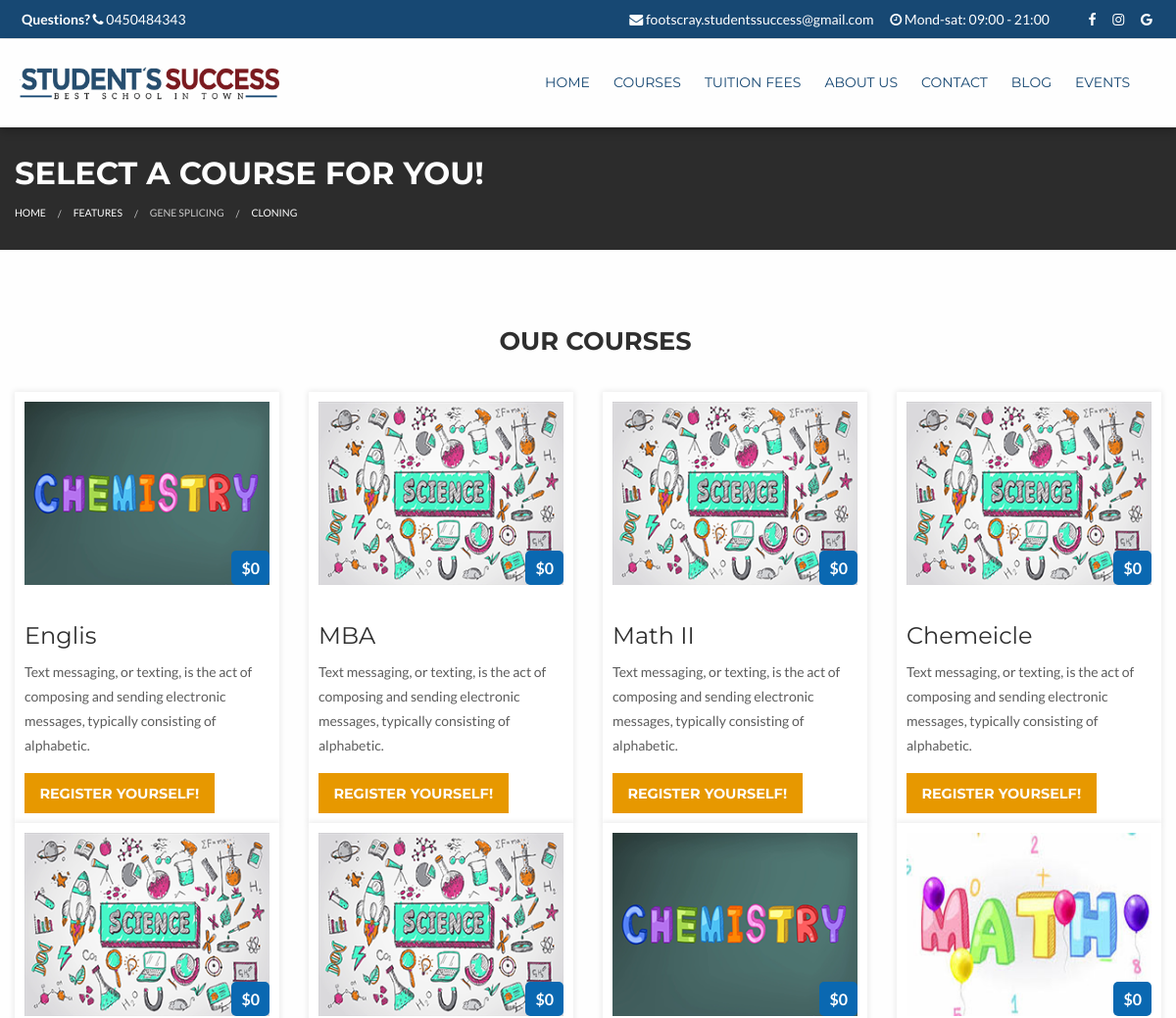
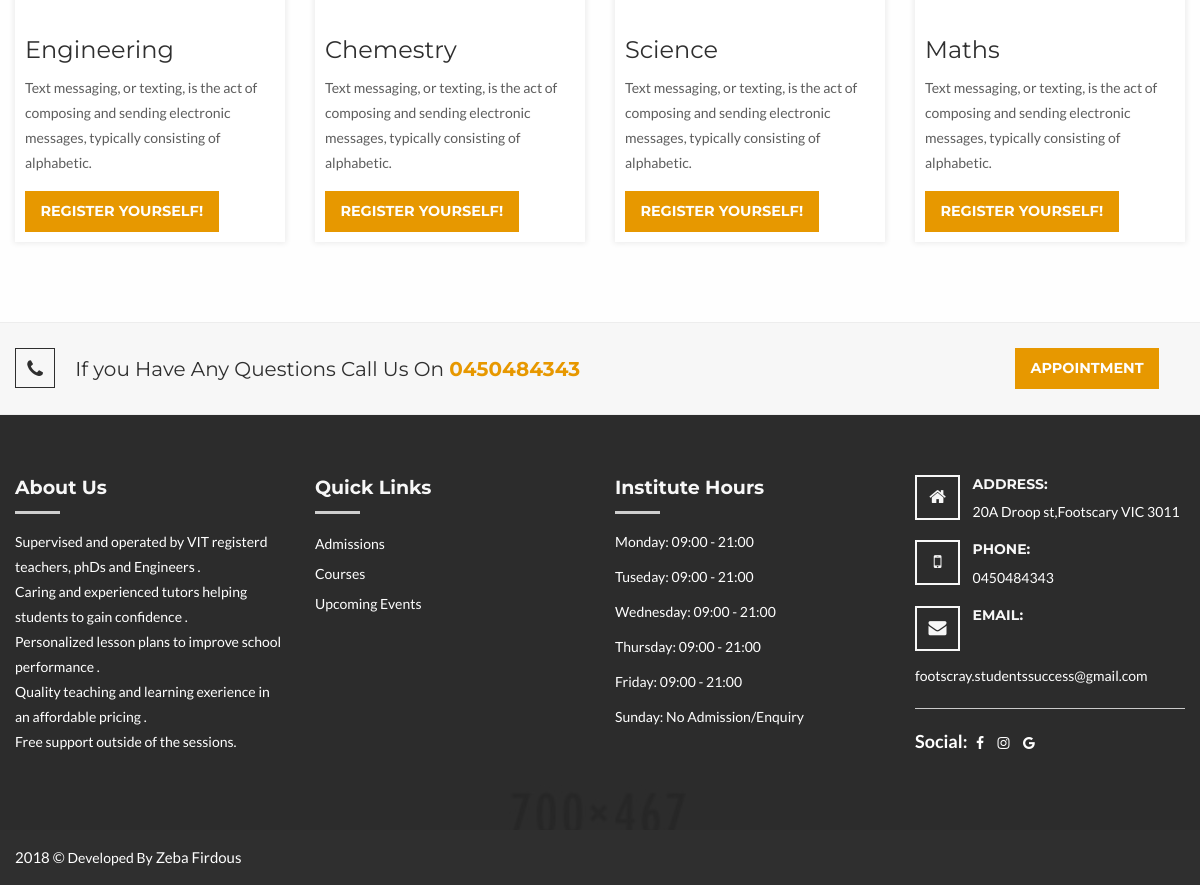
The app's page /website/index.php/courses with its own data (2 pictures, top to bottom).
### tables this page shows
CREATE TABLE `courses` (
  `course_id` int(20) NOT NULL,
  `category_id` int(20) NOT NULL,
  `course_name` varchar(225) NOT NULL,
  `course_image` varchar(255) NOT NULL,
  `course_desc` text NOT NULL,
  `course_price` varchar(20) NOT NULL
);

### website/application/controllers/Courses.php (called while the page is built, shortened)
<?php
class Courses extends CI_Controller {
	public function index()
	{
		$this->load->view('includes/header');
		$this->load->model('HomeModel');
		$data['courses'] = $this->HomeModel->CourseList();
		$this->load->view('course/CourseView',$data);
		$this->load->view('includes/footer');
	}
}

### website/index.php (called while the page is built, shortened)
<?php
require_once BASEPATH.'core/CodeIgniter.php';

### website/application/models/HomeModel.php (called while the page is built, shortened)
<?php
class HomeModel extends CI_Model
{
	public function CourseList($id=null){
		$this->db->select('*');
		$this->db->from('courses');
		$this->db->join('category', 'category.category_id = courses.category_id','left');
		$this->db->order_by("course_id","desc");
		$result = $this->db->get();
		return $result->result_array();
	}
}
 ?>

### website/application/views/course/CourseView.php (the view)
<div class="title-section module">
    <div class="row">
        <div class="small-12 columns">
            <h1>Select A Course For you!</h1>
        </div>
        <div class="small-12 columns">
            <ul class="breadcrumbs">
                <li><a href="#">Home</a></li>
                <li><a href="#">Features</a></li>
                <li class="disabled">Gene Splicing</li>
                <li><span class="show-for-sr">Current: </span> Cloning</li>
            </ul>
        </div>
    </div>
</div>
<div class="content-section course-page">
    <div class="module">
        <div class="row">
            <div class="courses-wrapper">
                <div class="course-section">
                    <div class="section-title">
                        <h2><span>Our Courses</span></h2>
                    </div>
                    <?php if (!empty($courses)): ?>
                    <?php foreach ($courses as $course): ?>
                        <div class="medium-3 small-12 columns">
                        <div class="course">
                            <div class="course-thumb">
                                <img src="<?php echo $this->config->item('image_path').$course['course_image']; ?>" alt="Graphic Design" />
                                <div class="price-tag">$<?php echo $course['course_price']; ?></div>
                            </div>
                            <h3><?php echo $course['course_name']; ?></h3>
                            <p><?php echo $course['course_desc']; ?></p>
                            <a href="<?php echo base_url('Home/Contact'); ?>" class="secondary button">Register Yourself!</a>
                        </div>
                    </div>
                    <?php endforeach ?>
                    <?php endif ?>
                    <div class="clearfix"></div>
                </div>
            </div>
        </div>
    </div>
</div>

### website/application/views/includes/header.php (shortened to what this page needs)
<!doctype html>
<html lang="en">
<head>
    <link rel="stylesheet" type="text/css" href="<?php echo base_url(); ?>assets/css/animate.css" media="all" />
    <link rel="stylesheet" type="text/css" href="<?php echo base_url(); ?>assets/css/foundation.min.css" media="all" />
    <link rel="stylesheet" type="text/css" href="<?php echo base_url(); ?>assets/css/font-awesome.min.css" media="all" />
    <link rel="stylesheet" type="text/css" href="<?php echo base_url(); ?>assets/css/owl.carousel.css" media="all" />
    <link rel="stylesheet" type="text/css" href="<?php echo base_url(); ?>assets/css/lightbox.min.css" media="all" />
    <link rel="stylesheet" type="text/css" href="<?php echo base_url(); ?>assets/style.css" media="all" />
    <link rel="stylesheet" type="text/css" href="<?php echo base_url(); ?>assets/lib/revolution/css/settings.css">
    <link rel="stylesheet" type="text/css" href="<?php echo base_url(); ?>assets/lib/revolution/css/layers.css">
    <link rel="stylesheet" type="text/css" href="<?php echo base_url(); ?>assets/lib/revolution/css/navigation.css">
</head>
<body>
    <div class="main-container">
        <div class="topBar">
            <div class="row">
                <div class="large-5 medium-5 small-12 columns left-side">
                    <p><strong>Questions? </strong> <i class="fa fa-phone"> </i> 0450484343</p>
                </div>
                <div class="large-7 medium-7 small-12 columns">
                    <ul class="menu text-right">
                        <li><i class="fa fa-envelope"></i> footscray.studentssuccess@gmail.com</li>
                        <li><i class="fa fa-clock-o"></i> Mond-sat: 09:00 - 21:00</li>
                        <li class="first-social social"><a href="https://www.facebook.com/Footscray.StudentSuccess/">
                            <i class="fa fa-facebook"></i></a></li>
                        <li class="social"><a href="https://www.instagram.com/studentssuccessfootscray/"><i class="fa fa-instagram"></i></a></li>
                        <li class="social"><a href="#"><i class="fa fa-google"></i></a></li>
                    </ul>
                </div>
            </div>
        </div>
        <div class="header">
            <div class="row">
                <div class="medium-4 small-12 columns">
                    <div class="logo">
                        <a href="index.html">
                            <img src="<?php echo base_url(); ?>assets/images/new_logo.png" alt="Webful Education" />
                        </a>
                    </div>
                </div>
                <div class="medium-8 small-12 columns nav-wrap">
                    <div class="top-bar">
                        <nav id="responsive-menu">
                            <ul class="menu vertical medium-horizontal float-right" data-responsive-menu="accordion medium-dropdown">
                                <li><a href="<?php echo base_url('Home'); ?>">Home</a></li>
                                 <li><a href="<?php echo base_url('Courses'); ?>">Courses</a></li>
                                 <li><a href="<?php echo base_url('Home/Tuition'); ?>">TUITION FEES</a></li>
                                 <li><a href="<?php echo base_url('Home/About'); ?>">About Us</a></li>
                                 <li><a href="<?php echo base_url('Home/Contact'); ?>">Contact</a></li>
                                 <li><a href="<?php echo base_url('Blogs'); ?>">Blog</a></li>
                                 <li><a href="<?php echo base_url('Events'); ?>">Events</a></li>
                            </ul>
                        </nav>
                    </div>
                </div>
            </div>
        </div>

### website/application/views/includes/footer.php (shortened to what this page needs)
        <div class="call-to-action">
           <div class="row">
                <div class="medium-10 small-12 columns">
                    <h2><i class="fa fa-phone" aria-hidden="true"></i> 	If you Have Any Questions Call Us On <span>0450484343</span></h2>
                </div>
                <div class="medium-2 small-12 columns">
                    <a href="<?php echo base_url('Home/Contact/')?>#contactus" class="button secondary">Appointment</a>
                </div>
           </div>
         </div>
        <div class="footer">
            <div class="footerTop">
                <div class="row">
                    <div class="large-3 medium-6 small-12 columns footer-widget">
                        <h2>About Us</h2>
                        <div class="tx-div"></div>
                        <p>Supervised and operated by VIT registerd teachers, phDs and Engineers . <br>
Caring and experienced tutors helping students to gain confidence . <br>
Personalized lesson plans to improve school performance . <br>
Quality teaching and learning exerience in an affordable pricing . <br>
Free support outside of the sessions.</p>
                    </div>
                    <div class="large-3 medium-6 small-12 columns footer-widget quick-links">
                        <h2>Quick Links</h2>
                        <div class="tx-div"></div>
                        <ul  class="menu vertical">
                            <li><a href="<?php echo base_url('Home/Contact/')?>#contactus">Admissions</a></li>
                            <li><a href="courses.html">Courses</a></li>
                            <li><a href="<?php echo base_url('Home/index/')?>#events">Upcoming Events</a></li>
                        </ul>
                    </div>
                    <div class="large-3 medium-6 small-12 columns footer-widget">
                        <h2>Institute Hours</h2>
                        <div class="tx-div"></div>
                        <ul class="vertical office-hours">
                            <li>Monday: 09:00 - 21:00 </li>
                            <li>Tuseday: 09:00 - 21:00</li>
                            <li>Wednesday: 09:00 - 21:00</li>
                            <li>Thursday: 09:00 - 21:00</li>
                            <li>Friday: 09:00 - 21:00</li>
                            <li> Sunday: No Admission/Enquiry</li>
                        </ul>
                    </div>
                    <div class="large-3 medium-6 small-12 columns footer-widget">
                    <div class="textwidget">
                        <ul class="address">
                            <li>
                                <i class="fa fa-home"></i>
                                <h4>Address:</h4>
                                <p>20A Droop st,Footscary VIC 3011</p>
                            </li>
                            <li>
                                <i class="fa fa-mobile"></i>
                                <h4>Phone:</h4>
                                <p>0450484343</p>
                            </li>
                            <li>
                                <i class="fa fa-envelope"></i>
                                <h4>Email:</h4>
                                <p>footscray.studentssuccess@gmail.com</p>
                            </li>
                        </ul>
                        <hr>
                        <div class="socialicons">
                            Social:
                            <a href="https://www.facebook.com/Footscray.StudentSuccess/"><i class="fa fa-facebook"></i></a>
                            <a href="https://www.instagram.com/studentssuccessfootscray/"><i class="fa fa-instagram"></i></a>
                            <a href="#"><i class="fa fa-google"></i></a>
                        </div>
                    </div>
                </div>
                    <div class="clearfix"></div>
                </div>
            </div>
            <div class="footerbottom">
                <div class="row">
                    <div class="medium-6 small-12 columns">
                        <div class="copyrightinfo">2018 &copy; <a href="#">Developed By</a> Zeba Firdous</div>
                    </div>
                </div>
            </div>
        </div>
    </div>
</body>
</html>

### records on screen
courses: course_image (picture), course_price "0", course_name "Englis", course_desc "Text messaging, or texting, is the act of composing and sending electronic messages, typically consisting of alphabetic."
courses: course_image (picture), course_price "0", course_name "MBA", course_desc "Text messaging, or texting, is the act of composing and sending electronic messages, typically consisting of alphabetic."
courses: course_image (picture), course_price "0", course_name "Math II", course_desc "Text messaging, or texting, is the act of composing and sending electronic messages, typically consisting of alphabetic."
courses: course_image (picture), course_price "0", course_name "Chemeicle", course_desc "Text messaging, or texting, is the act of composing and sending electronic messages, typically consisting of alphabetic."
courses: course_image (picture), course_price "0", course_name "Engineering", course_desc "Text messaging, or texting, is the act of composing and sending electronic messages, typically consisting of alphabetic."
courses: course_image (picture), course_price "0", course_name "Chemestry", course_desc "Text messaging, or texting, is the act of composing and sending electronic messages, typically consisting of alphabetic."
courses: course_image (picture), course_price "0", course_name "Science", course_desc "Text messaging, or texting, is the act of composing and sending electronic messages, typically consisting of alphabetic."
courses: course_image (picture), course_price "0", course_name "Maths", course_desc "Text messaging, or texting, is the act of composing and sending electronic messages, typically consisting of alphabetic."
